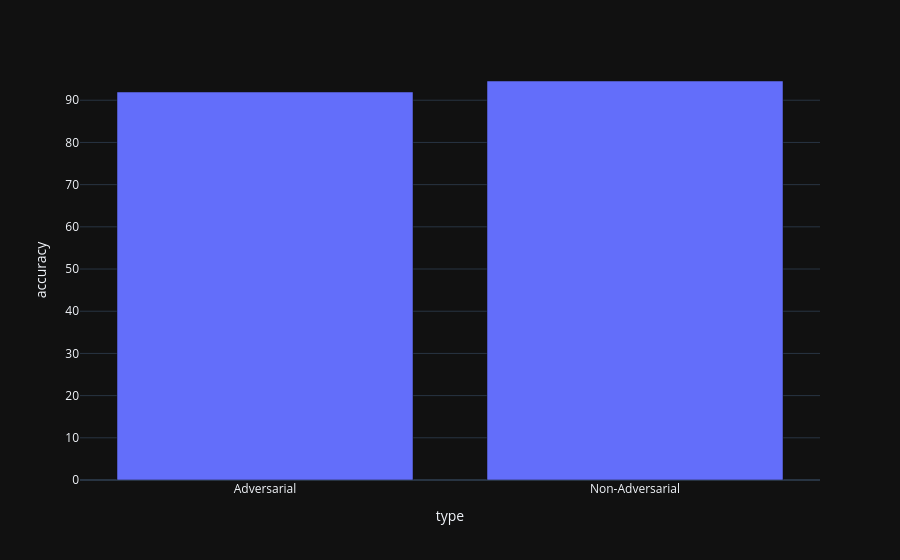

Source (notebook cell):
### Markdown cell above
#### What is the accuracy on adversarial and non-adversarial questions?

### Code cell
type_accuracy = (
    df.groupby('type')['is_correct']
    .mean()
    .mul(100)
    .astype(float)
    .reset_index(name='accuracy')
    .round(2)
)

fig = px.bar(
    type_accuracy,
    x='type',
    y='accuracy',
)

fig.show()

### Figure 1 — Plotly figure (JSON) as saved in the notebook; plotly's stock layout.template omitted (floating-point values rounded to 4 significant figures)
{"data": [{"hovertemplate": "type=%{x}<br>accuracy=%{y}<extra></extra>", "legendgroup": "", "marker": {"color": "#636efa", "pattern": {"shape": ""}}, "name": "", "orientation": "v", "showlegend": false, "textposition": "auto", "type": "bar", "x": ["Adversarial", "Non-Adversarial"], "xaxis": "x", "y": [91.96, 94.56], "yaxis": "y"}], "layout": {"barmode": "relative", "legend": {"tracegroupgap": 0}, "margin": {"t": 60}, "xaxis": {"anchor": "y", "domain": [0, 1], "title": {"text": "type"}}, "yaxis": {"anchor": "x", "domain": [0, 1], "title": {"text": "accuracy"}}}}
